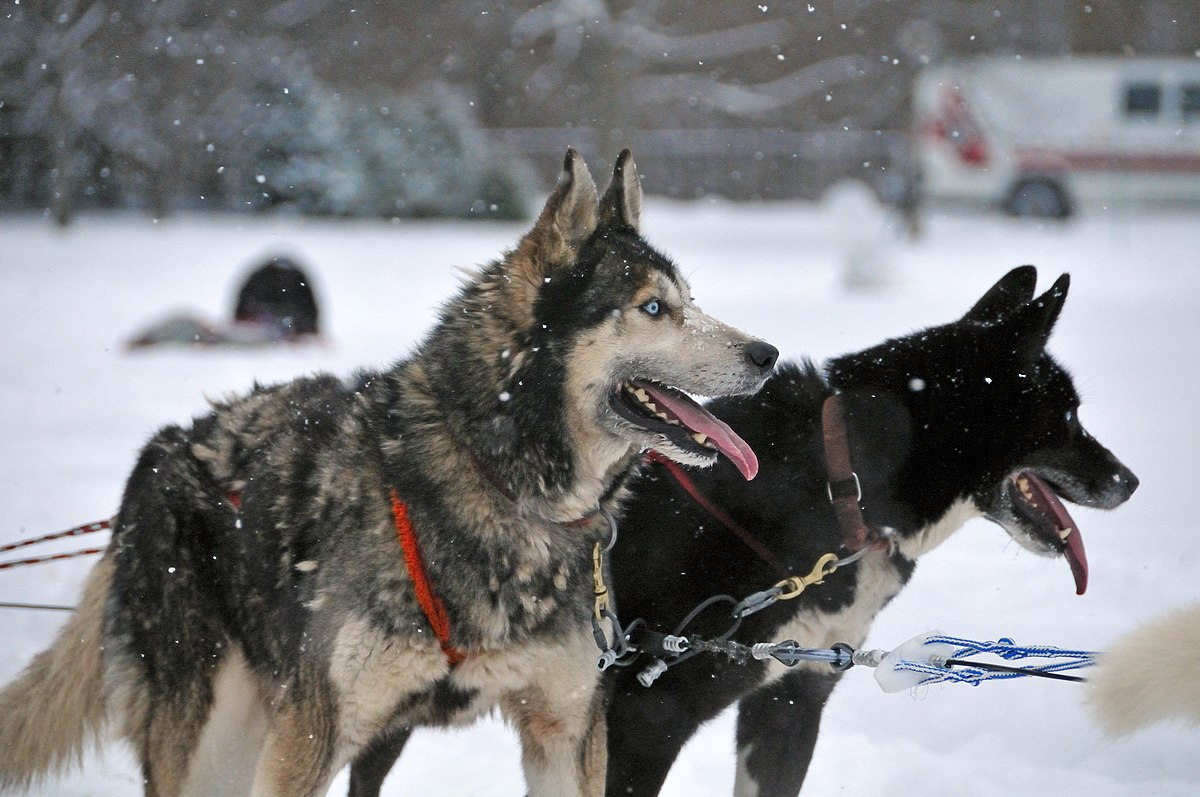
#> input picture OpenCV/Files/dog.jpg, 1200 x 797 px
$ python Thresholding.py
#> lines starting #> are read from the running program, lines starting #| are printed output that depends on the picture; after the words box and inside, x2 and y2 are one past the last pixel; in counts of white or black regions, pixels touching at a corner belong together
import cv2 as cv
import os
"""
# Thresholding
"""
oldwd = os.getcwd()
os.chdir("..\Files")

dg_image = cv.imread(os.getcwd() + "/dog.jpg")
#> dg_image is the input picture: shape (797, 1200, 3); mean B, G, R 129.8, 128.2, 128
os.chdir(oldwd)

gray_scale = cv.cvtColor(dg_image, cv.COLOR_BGR2GRAY)
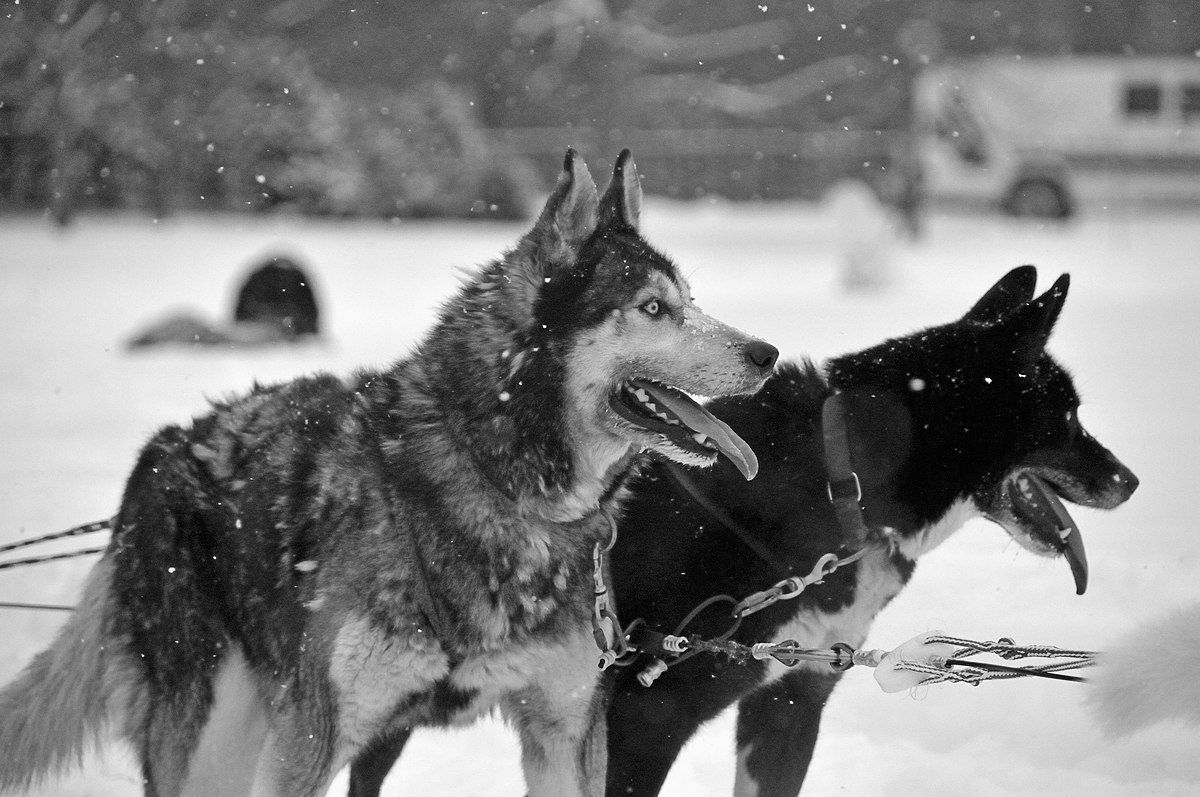
#> gray_scale: shape (797, 1200); min 0, max 255, mean 128.3

# %%
# Simple Thresholding

threshold, thresh = cv.threshold(gray_scale, 125, 255, cv.THRESH_BINARY)
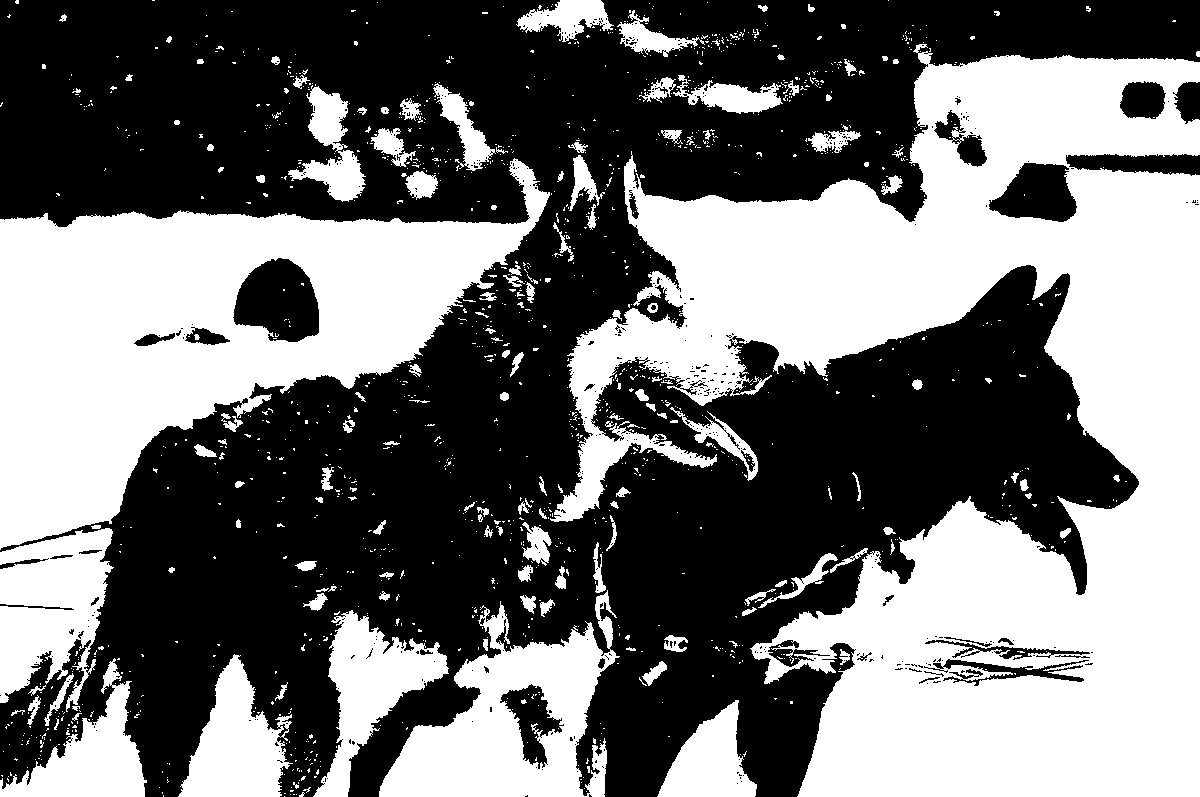
#> thresh: shape (797, 1200); 44.8% white; 1388 white regions (1223 under 20 px), largest, box (x1, y1, x2, y2) and area: (550, 44, 1200, 797) 234317, (0, 158, 550, 550) 95251, (379, 590, 620, 797) 23315
cv.imshow("Simple Threshold", thresh)

threshold_, thresh_inv = cv.threshold(gray_scale, 205, 255, cv.THRESH_BINARY_INV)
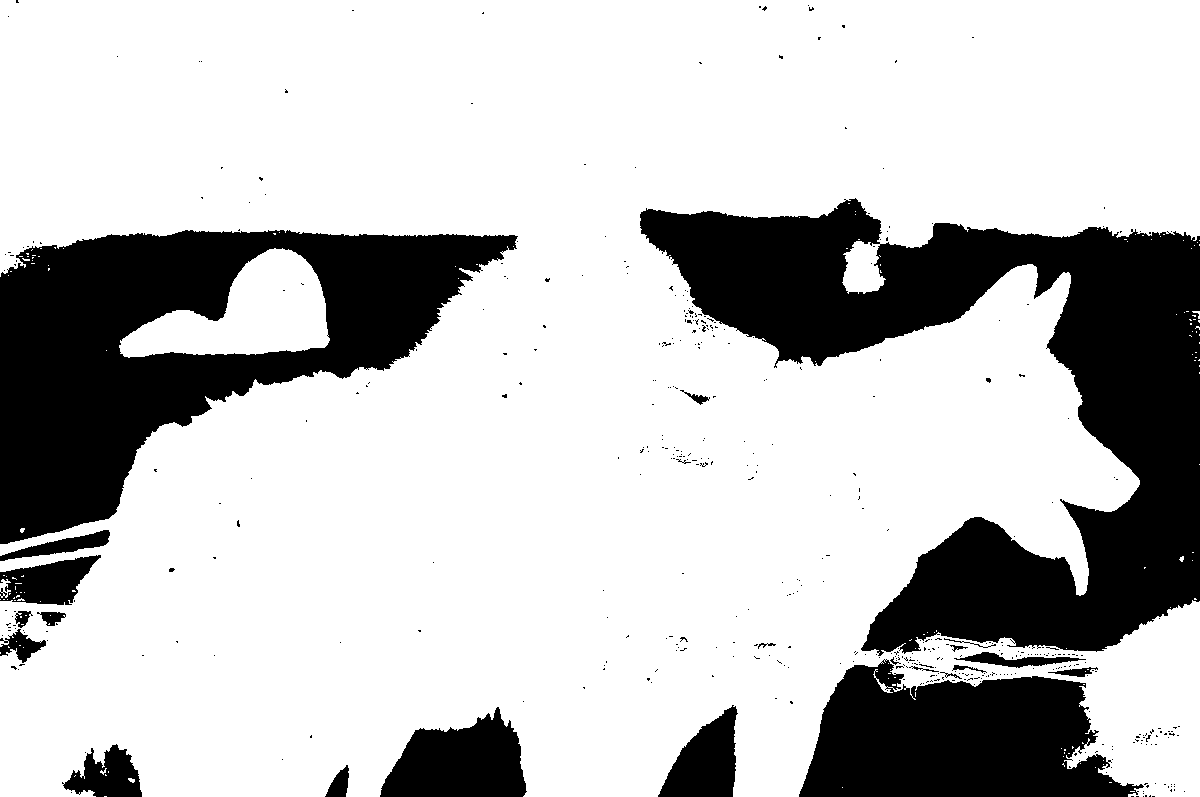
#> thresh_inv: shape (797, 1200); 75.5% white; 470 black regions (447 under 20 px), largest, box (x1, y1, x2, y2) and area: (640, 198, 1200, 656) 102964, (0, 230, 518, 544) 74202, (799, 659, 1144, 797) 32761
cv.imshow("Simple Threshold Inverse", thresh_inv)

# Adaptive Thresholding

thresh_adapt = cv.adaptiveThreshold(gray_scale, 255, cv.ADAPTIVE_THRESH_GAUSSIAN_C,
                                    cv.THRESH_BINARY, 17, -9)
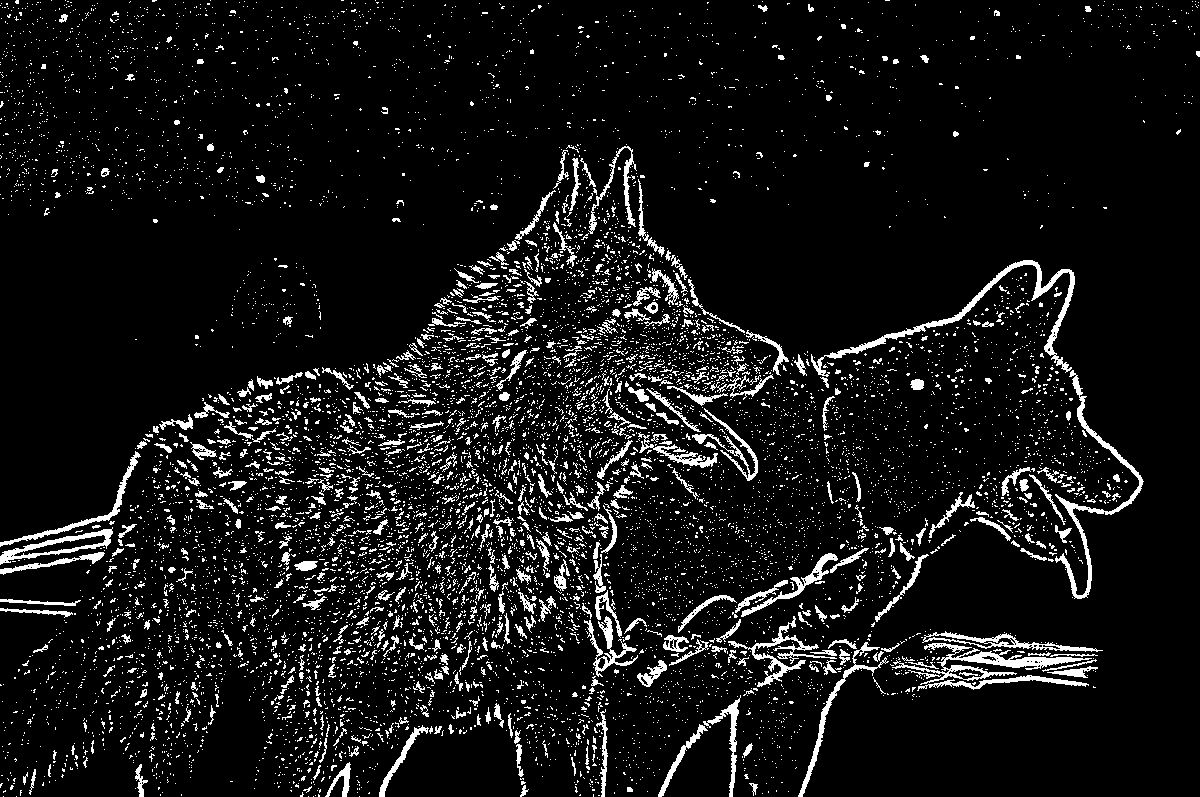
#> thresh_adapt: shape (797, 1200); 8.2% white in thin lines or dots
cv.imshow("Adaptive Threshold Inverse", thresh_adapt)

cv.waitKey(0)
